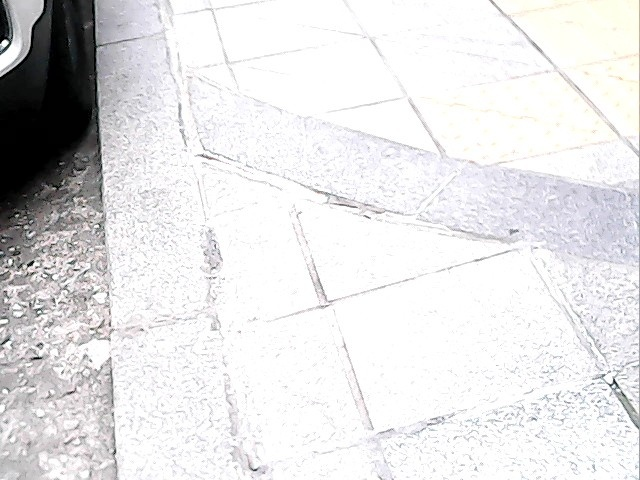
//> input picture vision/output/enhanced_1.jpg, 640 x 480 px; its folder holds only this picture in this run
$ ./histogram_equlization output/enhanced_1.jpg output/enhanced_2.jpg output/enhanced_3.jpg output/enhanced_4.jpg   (built with g++ and OpenCV 4)
//> lines starting //> are read from the running program, lines starting //| are printed output that depends on the picture
#include <opencv2/opencv.hpp>
#include <vector>
using namespace cv;

// RGB 채널별 퍼센타일 스트레칭
Mat percentileStretchRGB(const Mat& src,
                         float lo_pct = 0.02f,
                         float hi_pct = 0.98f)
{
    std::vector<Mat> ch;
    split(src, ch);  // B, G, R

    int total = src.rows * src.cols;
    int lo_idx = int(total * lo_pct);
    int hi_idx = int(total * hi_pct);

    for (int c = 0; c < 3; ++c) {
        // 1) 1채널을 1D 벡터로 복사
        Mat flat = ch[c].reshape(1, total);
        std::vector<uchar> vec;
        vec.assign(flat.datastart, flat.dataend);

        // 2) 정렬해서 하위/상위 임계값 추출
        std::nth_element(vec.begin(), vec.begin() + lo_idx, vec.end());
        uchar lo = vec[lo_idx];
        std::nth_element(vec.begin(), vec.begin() + hi_idx, vec.end());
        uchar hi = vec[hi_idx];

        if (hi <= lo) continue;  // 예외 처리

        // 3) 스트레칭 계수 계산
        double alpha = 255.0 / double(hi - lo);
        double beta  = -lo * alpha;

        // 4) 채널에 적용
        ch[c].convertTo(ch[c], ch[c].type(), alpha, beta);
    }

    Mat dst;
    merge(ch, dst);
    return dst;
}


// Y 채널 퍼센타일 스트레칭
void stretchY(Mat& Y, float lo_pct, float hi_pct) {
    int total = Y.rows * Y.cols;
    int lo_idx = int(total * lo_pct);
    int hi_idx = int(total * hi_pct);

    // 1채널을 1D 벡터로
    Mat flat = Y.reshape(1, total);
    std::vector<uchar> v;
    v.assign(flat.datastart, flat.dataend);

    // 하위/상위 값 찾기
    std::nth_element(v.begin(), v.begin()+lo_idx, v.end());
    uchar lo = v[lo_idx];
    std::nth_element(v.begin(), v.begin()+hi_idx, v.end());
    uchar hi = v[hi_idx];
    if (hi<=lo) return;

    // 선형 스트레칭 계수
    double α = 255.0/(hi-lo), β = -lo*α;
    Y.convertTo(Y, Y.type(), α, β);
}

// 감마 보정
void gammaCorrectY(Mat& Y, double gamma) {
    Mat lut(1, 256, CV_8U);
    for(int i=0;i<256;i++)
        lut.at<uchar>(i) = cv::saturate_cast<uchar>(
            pow(i/255.0, gamma)*255.0
        );
    LUT(Y, lut, Y);
}

int main(int argc, char** argv) {
    if (argc != 5) {
        printf("Usage: %s <input.jpg>\n", argv[0]);
        return -1;
    }
    for (int i = 1; i <= 4; ++i) {
        Mat src = imread(argv[i], IMREAD_COLOR);
//> src is the input picture: 480 rows x 640 cols, CV_8UC3; mean B, G, R 227.2, 226.3, 226.9
        if (src.empty()) {
            fprintf(stderr, "이미지를 열 수 없습니다: %s\n", argv[i]);
            continue;
        }

        // 1) BGR → YCrCb
        Mat ycrcb;
        cvtColor(src, ycrcb, COLOR_BGR2YCrCb);
//> ycrcb: 480 rows x 640 cols, CV_8UC3; mean of channels 0, 1, 2 226.6, 128.2, 128.3
        std::vector<Mat> ch(3);
        split(ycrcb, ch);
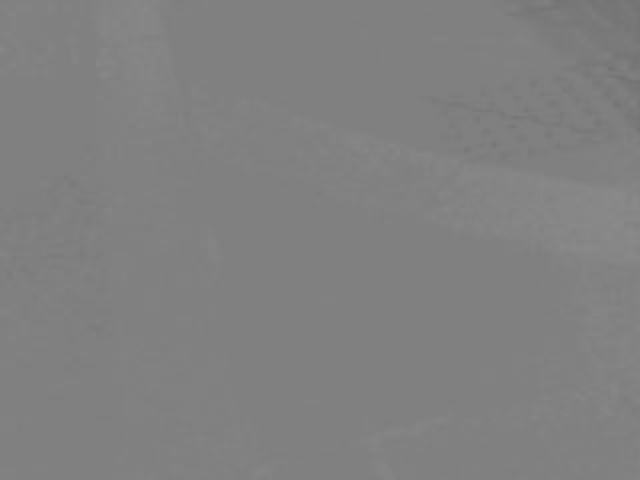
//> ch[2]: 480 rows x 640 cols, CV_8UC1; min 114, max 138, mean 128.3

        // 2) Y 채널만 스트레칭 & 감마
        stretchY(ch[0], 0.02f, 0.98f);
//> in stretchY, `v.assign(flat.datastart, flat.dataend);`: v = 307200 items
//> in stretchY, `uchar lo = v[lo_idx];`: lo = 1
//> in stretchY, `uchar hi = v[hi_idx];`: hi = 255
//> in stretchY, `double α = 255.0/(hi-lo), β = -lo*α;`: α = 1; β = -1
//> in stretchY, `Y.convertTo(Y, Y.type(), α, β);`: Y: 480 rows x 640 cols, CV_8UC1; min 0, max 255, mean 226.5
        gammaCorrectY(ch[0], 0.8);  // γ<1 : 대비↑

        // 3) 합치고 → BGR
        merge(ch, ycrcb);
//> ycrcb: 480 rows x 640 cols, CV_8UC3; mean of channels 0, 1, 2 229.7, 128.2, 128.3
        Mat dst;
        cvtColor(ycrcb, dst, COLOR_YCrCb2BGR);

        // 3) 저장
        char buf[256];
        sprintf(buf, "output/enhanced_%d.jpg", i);
        imwrite(buf, dst);
    }
    printf("화이트밸런스 + 스트레칭 결과 저장 완료.\n");
    return 0;
}
